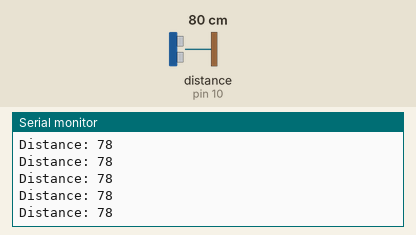
Simulated run of this sketch. Board: Arduino Uno, built with avr-gcc and run on an emulated ATmega328P. On the bench: the last lines printed to the serial monitor. Wiring (inferred from the names in the program): ultrasonic range finder: trigger pin 9; echo pin 10. The test bench sets the inputs (shaded band); at power-on: distance to the obstacle (sensor on pin 10) 80 cm. The echo pulse lasts 58.3 µs per cm.

Above: at 1.2 s.
1.3 s: distance to the obstacle (sensor on pin 10) set to 2 cm
At 1.38 s:
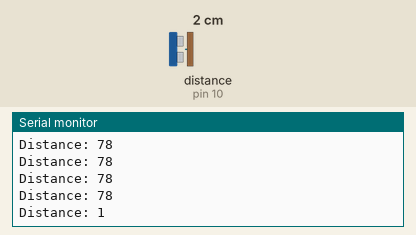
4.3 s: distance to the obstacle (sensor on pin 10) set to 4 cm
At 4.3 s:
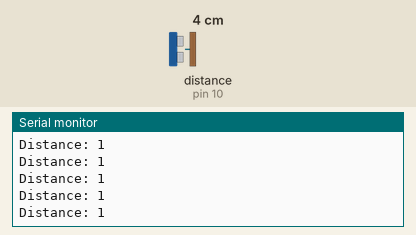
Timing chart, 0 to 7.3 s (numbered marks = the images above; inputs shaded):
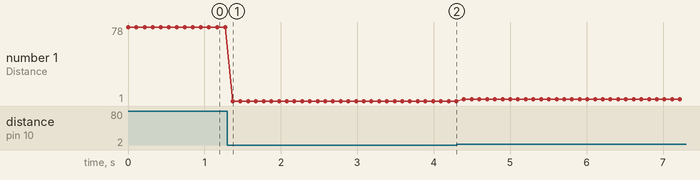

Measured:
- after the input at 1.3 s, the serial monitor: prints a new line after 0.07 s (image 1)
- plotted number 1: 78 → 1 after the input at 1.3 s, 1 → 3 after the input at 4.3 s

The sketch:

Doorway_Test_Ultrasonic.ino
```cpp
const int trigpin = 9;
const int echopin = 10;

long duration;
int distance;


void setup() {
  // put your setup code here, to run once:
  pinMode(trigpin, OUTPUT);
  pinMode(echopin, INPUT);
  Serial.begin(9600);
}

void loop() {
  // put your main code here, to run repeatedly:
  digitalWrite(trigpin, LOW);
  delayMicroseconds(5);
  digitalWrite(trigpin, HIGH);
  delayMicroseconds(10);
  digitalWrite(trigpin, LOW);

  pinMode(echopin, INPUT);
  duration = pulseIn(echopin, HIGH);
  distance = duration*0.034/2;
  if (distance > 82){

  }else{
  Serial.print("Distance: ");
  Serial.println(distance);
  }

  delay(100);
}
```
